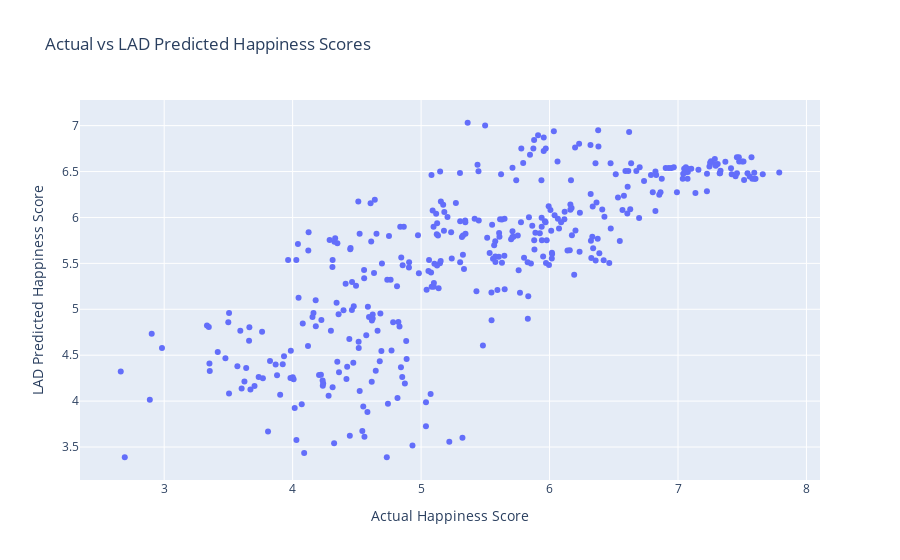

Notebook code cell kept with this figure:
### Code cell
# TODO: Write code here to
# Create a scatterplot of the observed happiness score vs
# the happiness score predicted from LAD
# What would a perfect prediction look like?
px.scatter(scores_comparison, x = 'actual', y = 'LAD', labels = {'actual': 'Actual Happiness Score', 'LAD': 'LAD Predicted Happiness Score'}, title = 'Actual vs LAD Predicted Happiness Scores')
# With a perfect prediction, the LAD predicted score is equal to the actual score. In this case, the scatterpot would only contain points on the line x = y.

### Figure 1 — Plotly figure (JSON) as saved in the notebook; plotly's stock layout.template omitted (floating-point values rounded to 4 significant figures; data arrays with more than 128 entries replaced by an {"elided": "..."} marker saying what was removed)
{"data": [{"hovertemplate": "Actual Happiness Score=%{x}<br>LAD Predicted Happiness Score=%{y}<extra></extra>", "legendgroup": "", "marker": {"color": "#636efa", "symbol": "circle"}, "mode": "markers", "name": "", "orientation": "v", "showlegend": false, "type": "scatter", "x": {"elided": "371 float values"}, "xaxis": "x", "y": {"elided": "371 float values"}, "yaxis": "y"}], "layout": {"autosize": true, "legend": {"tracegroupgap": 0}, "title": {"text": "Actual vs LAD Predicted Happiness Scores"}, "xaxis": {"anchor": "y", "autorange": true, "domain": [0, 1], "range": [2.351, 8.099], "title": {"text": "Actual Happiness Score"}, "type": "linear"}, "yaxis": {"anchor": "x", "autorange": true, "domain": [0, 1], "range": [3.088, 7.332], "title": {"text": "LAD Predicted Happiness Score"}, "type": "linear"}}}
